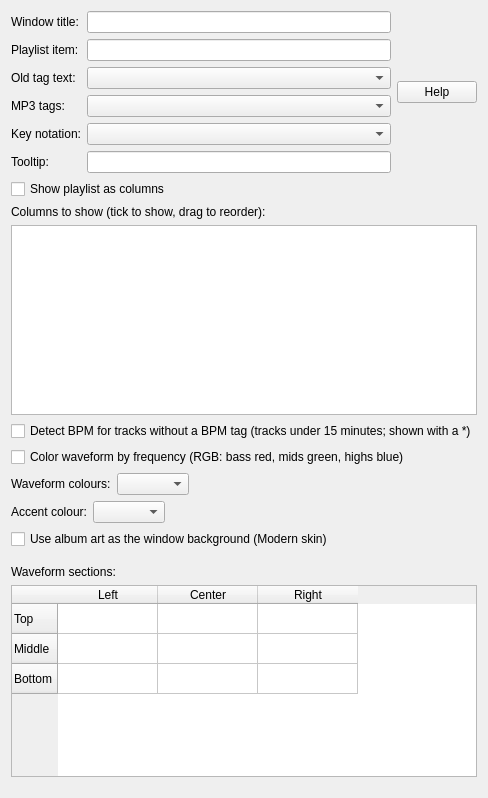
     <widget class="QWidget" name="trackInfoTab">
      <attribute name="title">
       <string>Track Information</string>
      </attribute>
      <layout class="QVBoxLayout" name="verticalLayout_4">
       <item>
        <widget class="QWidget" name="widget" native="true">
         <layout class="QHBoxLayout" name="horizontalLayout_3">
          <property name="leftMargin">
           <number>0</number>
          </property>
          <property name="topMargin">
           <number>0</number>
          </property>
          <property name="rightMargin">
           <number>0</number>
          </property>
          <property name="bottomMargin">
           <number>0</number>
          </property>
          <item>
           <layout class="QVBoxLayout" name="verticalLayout_6">
            <item>
             <widget class="QLabel" name="windowTrackInfoLabel">
              <property name="text">
               <string>Window title:</string>
              </property>
             </widget>
            </item>
            <item>
             <widget class="QLabel" name="playlistTrackInfoLabel">
              <property name="text">
               <string>Playlist item:</string>
              </property>
             </widget>
            </item>
            <item>
             <widget class="QLabel" name="encodingTrackInfoLabel">
              <property name="toolTip">
               <string>Only for old tags written in a regional encoding that show as gibberish (e.g. "Àëèñà"). Leave on Automatic for everything else.</string>
              </property>
              <property name="text">
               <string>Old tag text:</string>
              </property>
             </widget>
            </item>
            <item>
             <widget class="QLabel" name="id3v2VersionLabel">
              <property name="text">
               <string>MP3 tags:</string>
              </property>
             </widget>
            </item>
            <item>
             <widget class="QLabel" name="keyNotationLabel">
              <property name="toolTip">
               <string>How musical keys are shown: as written in the file, on the Camelot wheel (8A, 8B) or as musical names (Am, C)</string>
              </property>
              <property name="text">
               <string>Key notation:</string>
              </property>
             </widget>
            </item>
            <item>
             <widget class="QLabel" name="tooltipTrackInfoLabel">
              <property name="text">
               <string>Tooltip:</string>
              </property>
             </widget>
            </item>
           </layout>
          </item>
          <item>
           <layout class="QVBoxLayout" name="verticalLayout_7">
            <item>
             <widget class="QLineEdit" name="windowTitleTrackInfoLineEdit"/>
            </item>
            <item>
             <widget class="QLineEdit" name="playlistTrackInfoLineEdit"/>
            </item>
            <item>
             <widget class="QComboBox" name="encodingTrackInfoComboBox">
              <property name="toolTip">
               <string>Only for old tags written in a regional encoding that show as gibberish (e.g. "Àëèñà"). Leave on Automatic for everything else.</string>
              </property>
              <property name="minimumSize">
               <size>
                <width>200</width>
                <height>0</height>
               </size>
              </property>
             </widget>
            </item>
            <item>
             <widget class="QComboBox" name="id3v2VersionComboBox">
              <property name="toolTip">
               <string>The ID3 tag version the Tag Editor writes to MP3, WAV and AIFF files</string>
              </property>
             </widget>
            </item>
            <item>
             <widget class="QComboBox" name="keyNotationComboBox">
              <property name="toolTip">
               <string>How musical keys are shown: as written in the file, on the Camelot wheel (8A, 8B) or as musical names (Am, C)</string>
              </property>
             </widget>
            </item>
            <item>
             <widget class="QLineEdit" name="tooltipTrackInfoLineEdit"/>
            </item>
           </layout>
          </item>
          <item>
           <widget class="QPushButton" name="titleFormatHelpButton">
            <property name="text">
             <string>Help</string>
            </property>
           </widget>
          </item>
         </layout>
        </widget>
       </item>
       <item>
        <widget class="QCheckBox" name="playlistColumnsCheckBox">
         <property name="text">
          <string>Show playlist as columns</string>
         </property>
        </widget>
       </item>
       <item>
        <widget class="QLabel" name="playlistColumnsLabel">
         <property name="text">
          <string>Columns to show (tick to show, drag to reorder):</string>
         </property>
        </widget>
       </item>
       <item>
        <widget class="QListWidget" name="playlistColumnsList">
         <property name="minimumSize">
          <size>
           <width>0</width>
           <height>150</height>
          </size>
         </property>
         <property name="maximumSize">
          <size>
           <width>16777215</width>
           <height>190</height>
          </size>
         </property>
         <property name="dragDropMode">
          <enum>QAbstractItemView::InternalMove</enum>
         </property>
         <property name="defaultDropAction">
          <enum>Qt::MoveAction</enum>
         </property>
         <property name="alternatingRowColors">
          <bool>true</bool>
         </property>
        </widget>
       </item>
       <item>
        <widget class="QCheckBox" name="bpmDetectionCheckBox">
         <property name="text">
          <string>Detect BPM for tracks without a BPM tag (tracks under 15 minutes; shown with a *)</string>
         </property>
        </widget>
       </item>
       <item>
        <widget class="QCheckBox" name="waveformRgbCheckBox">
         <property name="text">
          <string>Color waveform by frequency (RGB: bass red, mids green, highs blue)</string>
         </property>
        </widget>
       </item>
       <item>
        <layout class="QHBoxLayout" name="waveformColorSchemeLayout">
         <item>
          <widget class="QLabel" name="waveformColorSchemeLabel">
           <property name="text">
            <string>Waveform colours:</string>
           </property>
          </widget>
         </item>
         <item>
          <widget class="QComboBox" name="waveformColorSchemeComboBox"/>
         </item>
         <item>
          <spacer name="waveformColorSchemeLayoutSpacer">
           <property name="orientation">
            <enum>Qt::Horizontal</enum>
           </property>
           <property name="sizeHint" stdset="0">
            <size>
             <width>40</width>
             <height>10</height>
            </size>
           </property>
          </spacer>
         </item>
        </layout>
       </item>
       <item>
        <layout class="QHBoxLayout" name="accentColorLayout">
         <item>
          <widget class="QLabel" name="accentColorLabel">
           <property name="text">
            <string>Accent colour:</string>
           </property>
          </widget>
         </item>
         <item>
          <widget class="QComboBox" name="accentColorComboBox"/>
         </item>
         <item>
          <spacer name="accentColorLayoutSpacer">
           <property name="orientation">
            <enum>Qt::Horizontal</enum>
           </property>
           <property name="sizeHint" stdset="0">
            <size>
             <width>40</width>
             <height>10</height>
            </size>
           </property>
          </spacer>
         </item>
        </layout>
       </item>
       <item>
        <widget class="QCheckBox" name="ambientBackgroundCheckBox">
         <property name="text">
          <string>Use album art as the window background (Modern skin)</string>
         </property>
        </widget>
       </item>
       <item>
        <spacer name="verticalSpacer_5">
         <property name="orientation">
          <enum>Qt::Vertical</enum>
         </property>
         <property name="sizeType">
          <enum>QSizePolicy::Fixed</enum>
         </property>
         <property name="sizeHint" stdset="0">
          <size>
           <width>20</width>
           <height>10</height>
          </size>
         </property>
        </spacer>
       </item>
       <item>
        <widget class="QLabel" name="label">
         <property name="text">
          <string>Waveform sections:</string>
         </property>
        </widget>
       </item>
       <item>
        <widget class="QTableWidget" name="waveformTrackInfoTable">
         <property name="sizePolicy">
          <sizepolicy hsizetype="Expanding" vsizetype="Preferred">
           <horstretch>0</horstretch>
           <verstretch>0</verstretch>
          </sizepolicy>
         </property>
         <property name="verticalScrollBarPolicy">
          <enum>Qt::ScrollBarAlwaysOff</enum>
         </property>
         <property name="horizontalScrollBarPolicy">
          <enum>Qt::ScrollBarAlwaysOff</enum>
         </property>
         <property name="selectionMode">
          <enum>QAbstractItemView::SingleSelection</enum>
         </property>
         <row>
          <property name="text">
           <string>Top</string>
          </property>
         </row>
         <row>
          <property name="text">
           <string>Middle</string>
          </property>
         </row>
         <row>
          <property name="text">
           <string>Bottom</string>
          </property>
         </row>
         <column>
          <property name="text">
           <string>Left</string>
          </property>
         </column>
         <column>
          <property name="text">
           <string>Center</string>
          </property>
         </column>
         <column>
          <property name="text">
           <string>Right</string>
          </property>
         </column>
        </widget>
       </item>
       <item>
        <spacer name="verticalSpacer_3">
         <property name="orientation">
          <enum>Qt::Vertical</enum>
         </property>
         <property name="sizeType">
          <enum>QSizePolicy::MinimumExpanding</enum>
         </property>
         <property name="sizeHint" stdset="0">
          <size>
           <width>20</width>
           <height>10</height>
          </size>
         </property>
        </spacer>
       </item>
      </layout>
     </widget>
